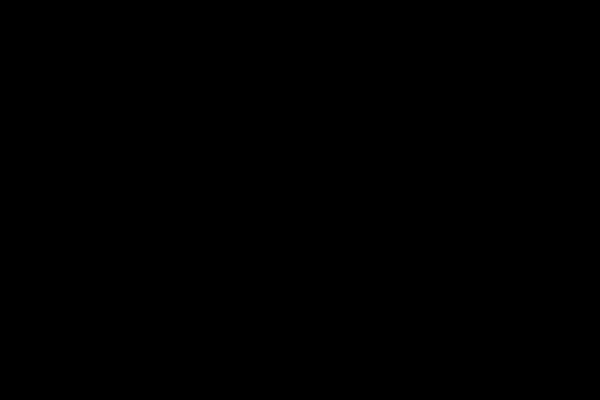
Frame 1 (no input)
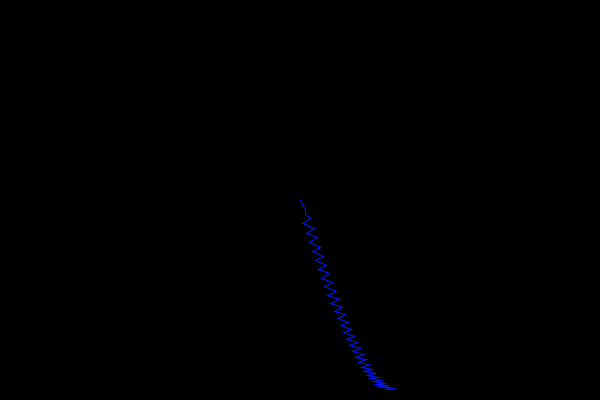
Frame 60 (the mouse pressed at the canvas centre just before this capture)
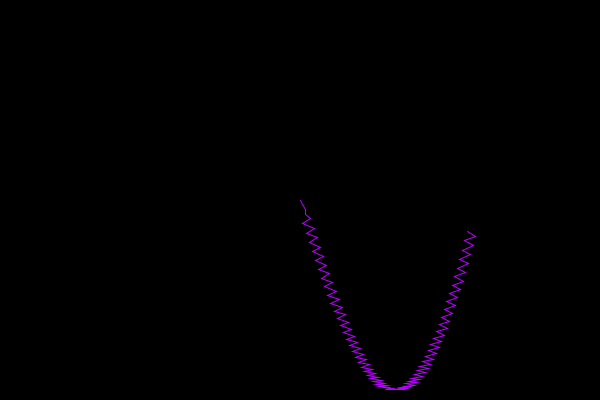
Frame 120 (the mouse held since frame 60 and released just before this capture)

The Processing sketch that drew these frames (run headless with seeded random() and noise(); from frame 60 on, the mouse is pressed at the canvas centre):

// Processing sketch: playing_with_sin
// ── playing_with_sin.pde
ArrayList<PVector> points = new ArrayList<PVector>();
float angle = 0;

void setup() {
  size(600, 400);
  colorMode(HSB);
}

void draw() {
  background(0);
  translate(width/2, height/2);
  noFill();
  
  if(points.size() > 1000) {
    points = new ArrayList<PVector>();
  }
  
  float x = sin(angle / 90) * 280;
  float y = sin(angle /20) * 190;
  angle += 0.5;
  points.add(new PVector(x, y));
  
  float offset = 0;
  beginShape();
  for(int i = 0; i < points.size(); i++) {
    float h = map(points.get(i).x, -300, 300, 0, 255);
    stroke(h, 255, 255);
    vertex(points.get(i).x + offset, points.get(i).y);
    offset += 0.1;
    offset = sin(offset) * 5;
  }
  endShape();
}
